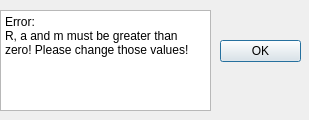
<?xml version="1.0" encoding="UTF-8"?>
<ui version="4.0">
 <class>ErrorDialog</class>
 <widget class="QDialog" name="ErrorDialog">
  <property name="geometry">
   <rect>
    <x>0</x>
    <y>0</y>
    <width>309</width>
    <height>120</height>
   </rect>
  </property>
  <property name="minimumSize">
   <size>
    <width>309</width>
    <height>120</height>
   </size>
  </property>
  <property name="maximumSize">
   <size>
    <width>309</width>
    <height>120</height>
   </size>
  </property>
  <property name="windowTitle">
   <string>Dialog</string>
  </property>
  <widget class="QPlainTextEdit" name="plainTextEdit">
   <property name="geometry">
    <rect>
     <x>0</x>
     <y>10</y>
     <width>211</width>
     <height>101</height>
    </rect>
   </property>
   <property name="plainText">
    <string>Error:
R, a and m must be greater than zero! Please change those values!</string>
   </property>
  </widget>
  <widget class="QDialogButtonBox" name="buttonBox_2">
   <property name="geometry">
    <rect>
     <x>220</x>
     <y>40</y>
     <width>81</width>
     <height>301</height>
    </rect>
   </property>
   <property name="orientation">
    <enum>Qt::Vertical</enum>
   </property>
   <property name="standardButtons">
    <set>QDialogButtonBox::Ok</set>
   </property>
  </widget>
 </widget>
 <resources/>
 <connections>
  <connection>
   <sender>buttonBox_2</sender>
   <signal>accepted()</signal>
   <receiver>ErrorDialog</receiver>
   <slot>accept()</slot>
   <hints>
    <hint type="sourcelabel">
     <x>272</x>
     <y>56</y>
    </hint>
    <hint type="destinationlabel">
     <x>394</x>
     <y>109</y>
    </hint>
   </hints>
  </connection>
 </connections>
</ui>
